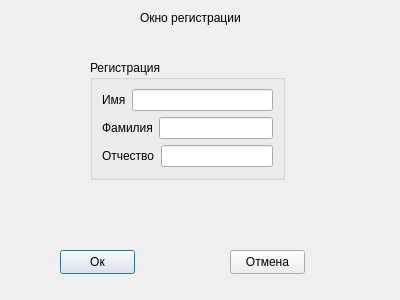
<?xml version="1.0" encoding="UTF-8"?>
<ui version="4.0">
 <class>RegistWindow</class>
 <widget class="QDialog" name="RegistWindow">
  <property name="geometry">
   <rect>
    <x>0</x>
    <y>0</y>
    <width>400</width>
    <height>300</height>
   </rect>
  </property>
  <property name="windowTitle">
   <string>Dialog</string>
  </property>
  <widget class="QLabel" name="label">
   <property name="geometry">
    <rect>
     <x>140</x>
     <y>10</y>
     <width>151</width>
     <height>16</height>
    </rect>
   </property>
   <property name="text">
    <string>Окно регистрации</string>
   </property>
  </widget>
  <widget class="QGroupBox" name="groupBox">
   <property name="geometry">
    <rect>
     <x>90</x>
     <y>60</y>
     <width>195</width>
     <height>120</height>
    </rect>
   </property>
   <property name="title">
    <string>Регистрация</string>
   </property>
   <layout class="QVBoxLayout" name="verticalLayout">
    <item>
     <layout class="QHBoxLayout" name="horizontalLayout">
      <item>
       <widget class="QLabel" name="label_2">
        <property name="text">
         <string>Имя</string>
        </property>
       </widget>
      </item>
      <item>
       <widget class="QLineEdit" name="lineName"/>
      </item>
     </layout>
    </item>
    <item>
     <layout class="QHBoxLayout" name="horizontalLayout_2">
      <item>
       <widget class="QLabel" name="label_3">
        <property name="text">
         <string>Фамилия</string>
        </property>
       </widget>
      </item>
      <item>
       <widget class="QLineEdit" name="lineSecondname"/>
      </item>
     </layout>
    </item>
    <item>
     <layout class="QHBoxLayout" name="horizontalLayout_3">
      <item>
       <widget class="QLabel" name="label_4">
        <property name="text">
         <string>Отчество</string>
        </property>
       </widget>
      </item>
      <item>
       <widget class="QLineEdit" name="linePatronym"/>
      </item>
     </layout>
    </item>
   </layout>
  </widget>
  <widget class="QPushButton" name="OkButton">
   <property name="geometry">
    <rect>
     <x>60</x>
     <y>250</y>
     <width>75</width>
     <height>24</height>
    </rect>
   </property>
   <property name="text">
    <string>Ок</string>
   </property>
  </widget>
  <widget class="QPushButton" name="CancelButton">
   <property name="geometry">
    <rect>
     <x>230</x>
     <y>250</y>
     <width>75</width>
     <height>24</height>
    </rect>
   </property>
   <property name="text">
    <string>Отмена</string>
   </property>
  </widget>
 </widget>
 <resources/>
 <connections>
  <connection>
   <sender>CancelButton</sender>
   <signal>clicked()</signal>
   <receiver>RegistWindow</receiver>
   <slot>close()</slot>
   <hints>
    <hint type="sourcelabel">
     <x>266</x>
     <y>261</y>
    </hint>
    <hint type="destinationlabel">
     <x>330</x>
     <y>264</y>
    </hint>
   </hints>
  </connection>
 </connections>
</ui>
